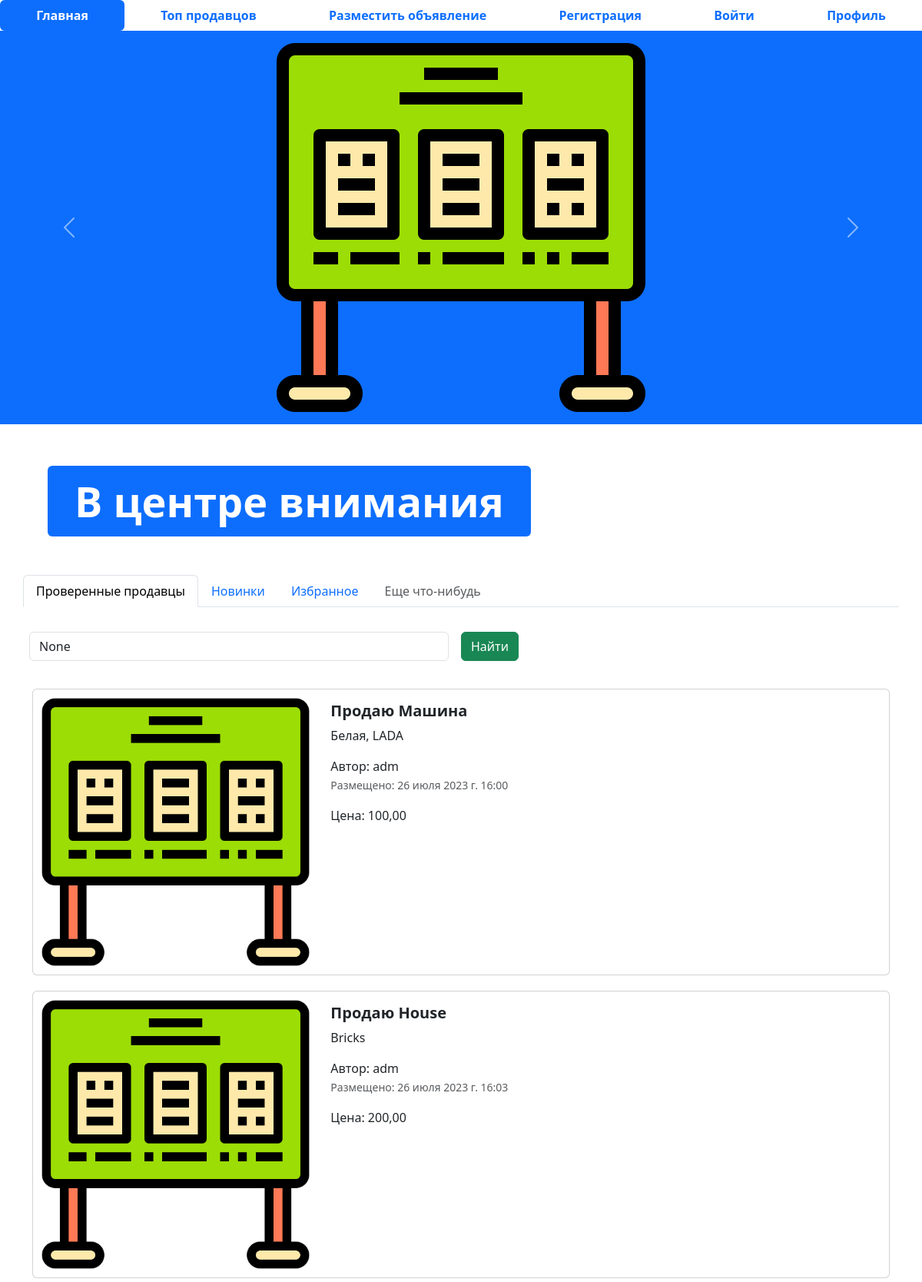
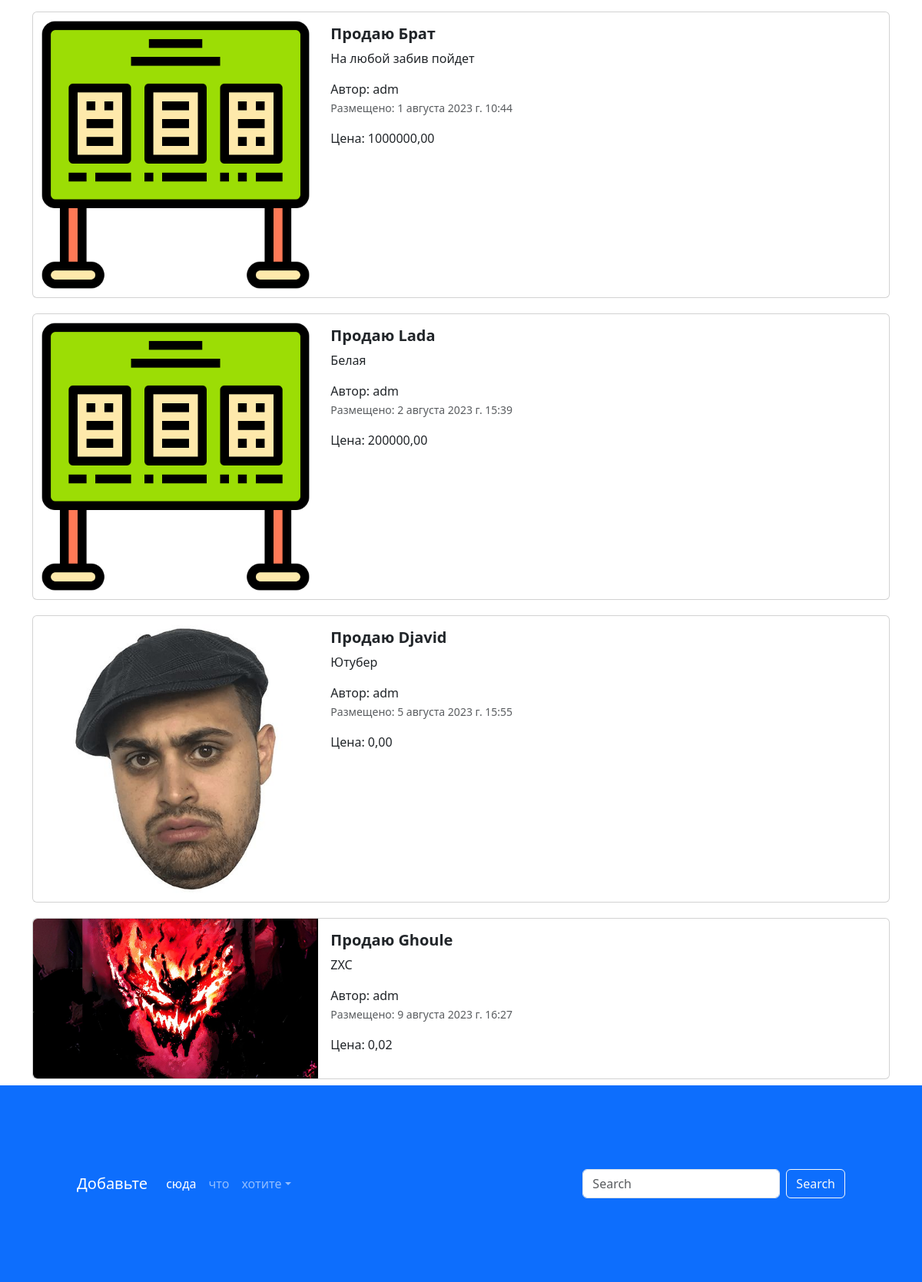
The page / on the database its author committed (2 pictures, top to bottom).
### app_djangosite/models.py (models this page shows, shortened)
class Advertisements(models.Model):
    title = models.CharField(
        max_length=100,
        verbose_name='Название',
    )
    description = models.TextField(
        verbose_name='Описание'
    )
    price = models.DecimalField(
        verbose_name='Цена',
        max_digits=10,
        decimal_places=2
    )
    auction = models.BooleanField(
        verbose_name='Торг',
        default=False
    )
    created_at = models.DateTimeField(
        auto_now_add=True,
        verbose_name='Дата публикации'
    )
    updated_at = models.DateTimeField(
        auto_now=True,
        verbose_name='Дата редактирования'
    )
    user = models.ForeignKey(
        to=User,
        verbose_name='пользователь',
        on_delete=models.CASCADE
    )
    image = models.ImageField(
        upload_to='advertisements/',
        verbose_name='изображение',
    )
    def get_absolute_url(self):
        return reverse('adv', kwargs={'pk': self.pk})
    class Meta:
        pass

### app_djangosite/views.py (the view)
# urls.py: path('', index, name='main-page'),
def index(request):
    title = request.GET.get('query')
    if title:
        advertisements = Advertisements.objects.filter(title__icontains=title)
    else:
        advertisements = Advertisements.objects.all()
    context = {'advertisements': advertisements, 'title': title}
    return render(request, 'app_djangosite/index.html', context=context)

### templates/app_djangosite/index.html (shortened to what this page needs)
{% extends 'base.html' %}
{% load static %}
{% block content %}
  <ul class="nav nav-pills sticky-top bg-white nav-fill">
    <li class="nav-item">
      <a class="nav-link active" href="{% url 'main-page' %}">
        <span style="font-weight: bold;">Главная</span>
      </a>
    </li>
    <li class="nav-item">
      <a class="nav-link" href="{% url 'top-sellers' %}"><span style="font-weight: bold;">Топ продавцов</span>
      </a>
    </li>
    <li class="nav-item">
      <a class="nav-link" href="{% url 'adv-post' %}">
        <span style="font-weight: bold;">Разместить объявление</span>
      </a>
    </li>
    <li class="nav-item">
      <a class="nav-link" aria-current="page" href="{% url 'register' %}">
        <span style="font-weight: bold;">Регистрация</span>
      </a>
    </li>
    <li class="nav-item">
      <a class="nav-link" href="{% url 'login' %}">
        <span style="font-weight: bold;">Войти</span>
      </a>
    </li>
    <li class="nav-item">
      <a class="nav-link" href="{% url 'profile' %}">
        <span style="font-weight: bold;">Профиль</span>
      </a>
    </li>
  </ul>
<div id="carouselExampleControls" class="carousel slide bg-primary" data-bs-ride="carousel">
  <div class="carousel-inner">
    <div class="carousel-item active">
      <img src="{% static 'img/adv.png' %}" class="mx-auto d-block w-33" alt="...">
    </div>
  </div>
  <button class="carousel-control-prev" type="button" data-bs-target="#carouselExampleControls" data-bs-slide="prev">
    <span class="carousel-control-prev-icon" aria-hidden="true"></span>
  </button>
  <button class="carousel-control-next" type="button" data-bs-target="#carouselExampleControls" data-bs-slide="next">
    <span class="carousel-control-next-icon" aria-hidden="true"></span>
  </button>
</div>
<div class="container" style="margin: 50px;">
  <div class="display-2">
    <span class="badge bg-primary">В центре внимания</span>
  </div>
</div>
<div class="container">
  <div class="row">
    <ul class="nav nav-tabs bg-white">
      <li class="nav-item">
        <a class="nav-link active" aria-current="page" href="#">Проверенные продавцы</a>
      </li>
      <li class="nav-item">
        <a class="nav-link" href="#">Новинки</a>
      </li>
      <li class="nav-item">
        <a class="nav-link" href="#">Избранное</a>
      </li>
      <li class="nav-item">
        <a class="nav-link disabled" href="#" tabindex="-1" aria-disabled="true">Еще что-нибудь</a>
      </li>
    </ul>
    <form class="row g-3">
      <div class="col-auto w-50">
        <input name="query" value="{{ title }}" type="text" class="form-control">
      </div>
      <div class="col-auto">
        <button type="submit" class="btn btn-success mb-3">Найти</button>
      </div>
    </form>
  </div>
  {% for adv in advertisements %}
  <div class="col">
    <div class="card mb-2" style="max-width: 1200px; margin-top: 20px;">
      <div class="row g-0">
        <div class="col-md-4">
          <a href="{{ adv.get_absolute_url }}" class="nav-link">
            <img src="{% if adv.image %} {{ adv.image.url }} {% else %} {% static 'img/adv.png' %} {% endif %}" class="img-fluid rounded-start" alt="Card title">
          </a>
        </div>
        <div class="col-md-8">
          <div class="card-body">
            <h5 class="card-title">
              <a href="{{ adv.get_absolute_url }}" class="nav-link"><strong>Продаю {{ adv.title }}</strong></a>
            </h5>
            <a href="{{ adv.get_absolute_url }}" class="nav-link">
              <p class="card-text">
                {{ adv.description }}
              </p>
              <span>Автор: {{ adv.user }}</span>
              <p class="card-text"><small class="text-muted">Размещено: {{ adv.created_at }}</small></p>
              <span>Цена: {{ adv.price }}</span>
            </a>
          </div>
        </div>
      </div>
    </div>
  </div>
  {% endfor %}
</div>
<footer style="padding: 100px;" class="bg-primary">
  <nav class="navbar navbar-expand-sm navbar-dark">
    <a class="navbar-brand" href="#">Добавьте</a>
    <div class="collapse navbar-collapse" id="collapsibleNavId">
      <ul class="navbar-nav me-auto mt-2 mt-lg-0">
        <li class="nav-item">
          <a class="nav-link active" href="#" aria-current="page">сюда</a>
        </li>
        <li class="nav-item">
          <a class="nav-link" href="#">что</a>
        </li>
        <li class="nav-item dropdown">
          <a class="nav-link dropdown-toggle" href="#" id="dropdownId" data-bs-toggle="dropdown" aria-haspopup="true"
             aria-expanded="false">хотите</a>
        </li>
      </ul>
      <form class="d-flex my-2 my-lg-0">
        <input class="form-control me-sm-2" type="text" placeholder="Search">
        <button class="btn btn-outline-light my-2 my-sm-0" type="submit">Search</button>
      </form>
    </div>
  </nav>
</footer>
{% endblock %}

### templates/base.html (shortened to what this page needs)
{% load static %}
<!DOCTYPE html>
<html lang="en">
<head>
  <link href="{% static 'css/bootstrap.min.css' %}" rel="stylesheet">
  <link rel="stylesheet" href="{% static 'css/fontello.css' %}">
</head>
<body>
{% block content %}
{% endblock %}
</body>
</html>

### rows shown on the page
Advertisements: title "Машина", description "Белая, LADA", user "adm", created_at "26 июля 2023 г. 16:00", price "100,00"
Advertisements: title "House", description "Bricks", user "adm", created_at "26 июля 2023 г. 16:03", price "200,00"
Advertisements: title "Брат", description "На любой забив пойдет", user "adm", created_at "1 августа 2023 г. 10:44", price "1000000,00"
Advertisements: title "Lada", description "Белая", user "adm", created_at "2 августа 2023 г. 15:39", price "200000,00"
Advertisements: image (picture), title "Djavid", description "Ютубер", user "adm", created_at "5 августа 2023 г. 15:55", price "0,00"
Advertisements: image (placeholder picture), title "Ghoule", description "ZXC", user "adm", created_at "9 августа 2023 г. 16:27", price "0,02"
